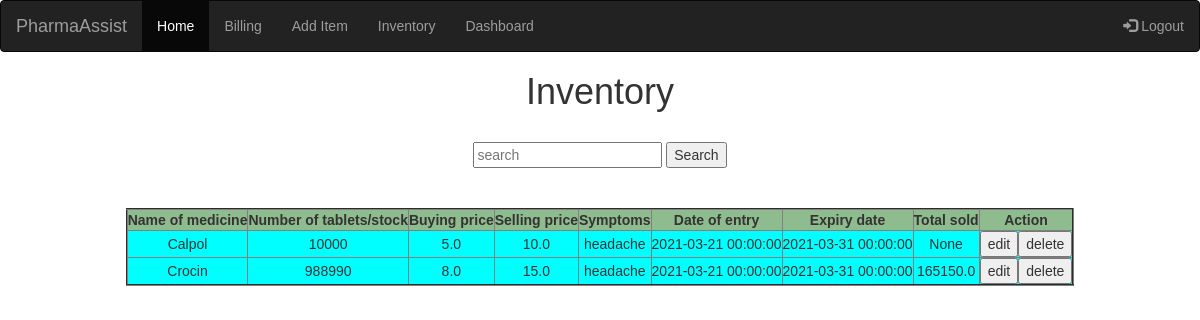
The page /inventory (signed in) on the database its author committed.
### app.py (models this page shows)
class Inventory(db.Model):
	id = db.Column(db.Integer, primary_key=True)
	med_name = db.Column(db.String(100))
	entry_date = db.Column(db.DateTime)
	expiry_date = db.Column(db.DateTime)
	stock = db.Column(db.Integer)
	symptoms = db.Column(db.String(300))
	rate_per_tab_bought = db.Column(db.Float)
	rate_per_tab_sell = db.Column(db.Float)
	sold = db.Column(db.Float)
	owner_id = db.Column(db.Integer, db.ForeignKey('pharmacists.id'))

### app.py (the view)
@app.route("/inventory", methods=['POST', 'GET'])
def inventory():
	inventory_list = Inventory.query.filter_by(owner_id = session['id']).all()
	if request.method == 'POST':
		try :
			med_name = request.form.get("med_name")
			query_for_med = Inventory.query.filter_by(med_name = med_name, owner_id = session['id']).all()
			return render_template("display_query.html", query_for_med = query_for_med)
		except:
			flash("Medicine not found!!")
			return redirect(url_for("inventory"))
	else:
		return render_template("inventory.html", inventory_list = inventory_list)

### templates/inventory.html (shortened to what this page needs)
{% extends "layout.html" %}
{% block body %}
<!DOCTYPE html>
<html lang="en">
<head>
</head>
<body>
    <h1 style="text-align: center;">Inventory</h1><br>
    <form action="/inventory" method="POST" style="text-align: center;">
        <input list="browsers" name="med_name" id="browser" autocomplete="off" placeholder="search">
        <input type="submit" name="search" value="Search">
    </form>
    <br><br>
    <form action="/edit" method="POST" style="text-align: center;">
        <TABLE id="dataTable" border="2" align="center" style="background-color: darkseagreen;">
            <th style="text-align: center;">Name of medicine</th>
            <th style="text-align: center;">Number of tablets/stock</th>
            <th style="text-align: center;">Buying price</th>
            <th style="text-align: center;">Selling price</th>
            <th style="text-align: center;">Symptoms</th>
            <th style="text-align: center;">Date of entry</th>
            <th style="text-align: center;">Expiry date</th>
            <th style="text-align: center;">Total sold</th>
            <th style="text-align: center;">Action</th>
                {% for i in inventory_list %}
                <tr style="text-align: center; background-color: cyan;">
                    <td>{{i.med_name}}</td>
                    <td>{{i.stock}}</td>
                    <td>{{i.rate_per_tab_bought}}</td>
                    <td>{{i.rate_per_tab_sell}}</td>
                    <td>{{i.symptoms}}</td>
                    <td>{{i.entry_date}}</td>
                    <td>{{i.expiry_date}}</td>
                    <td>{{i.sold}}</td>
                    <td><input type="submit" name="{{i.id}}" value="edit"><input type="button" value="delete" onclick="document.getElementById('id01').style.display='block'"></td>
                </tr>
                {% endfor %}
          </TABLE>
        </form>
    <br><br>
</body>
</html>
{% endblock %}

### templates/layout.html (shortened to what this page needs)
<!DOCTYPE html>
<html lang="en">
<head>
  <link rel="stylesheet" href="https://maxcdn.bootstrapcdn.com/bootstrap/3.4.1/css/bootstrap.min.css">
</head>
<body style="height:1500px">
<nav class="navbar navbar-inverse ">
  <div class="container-fluid">
    <div class="navbar-header">
      <a class="navbar-brand" href="#">PharmaAssist</a>
    </div>
    <ul class="nav navbar-nav">
      <li class="active"><a href="#">Home</a></li>
      <li><a href="/billing">Billing</a></li>
      <li><a href="/add_medicine">Add Item</a></li>
      <li><a href="/inventory">Inventory</a></li>
      <li><a href="/dashboard">Dashboard</a></li>
    </ul>
    <ul class="nav navbar-nav navbar-right">
      <li><a href="/logout"><span class="glyphicon glyphicon-log-in"></span> Logout</a></li>
    </ul>
  </div>
</nav>
</body>
{% block body %}
{% endblock %}
</html>

### templates/inventory.html (style rules this page uses)
body { font-family: Arial, Helvetica, sans-serif; }
* { box-sizing: border-box; }
table { page-break-inside:auto }
div { page-break-inside:avoid; }

### rows shown on the page
Inventory: med_name "Calpol", stock "10000", rate_per_tab_bought "5.0", rate_per_tab_sell "10.0", symptoms "headache", entry_date "2021-03-21 00:00:00", expiry_date "2021-03-31 00:00:00", sold "None"
Inventory: med_name "Crocin", stock "988990", rate_per_tab_bought "8.0", rate_per_tab_sell "15.0", symptoms "headache", entry_date "2021-03-21 00:00:00", expiry_date "2021-03-31 00:00:00", sold "165150.0"
